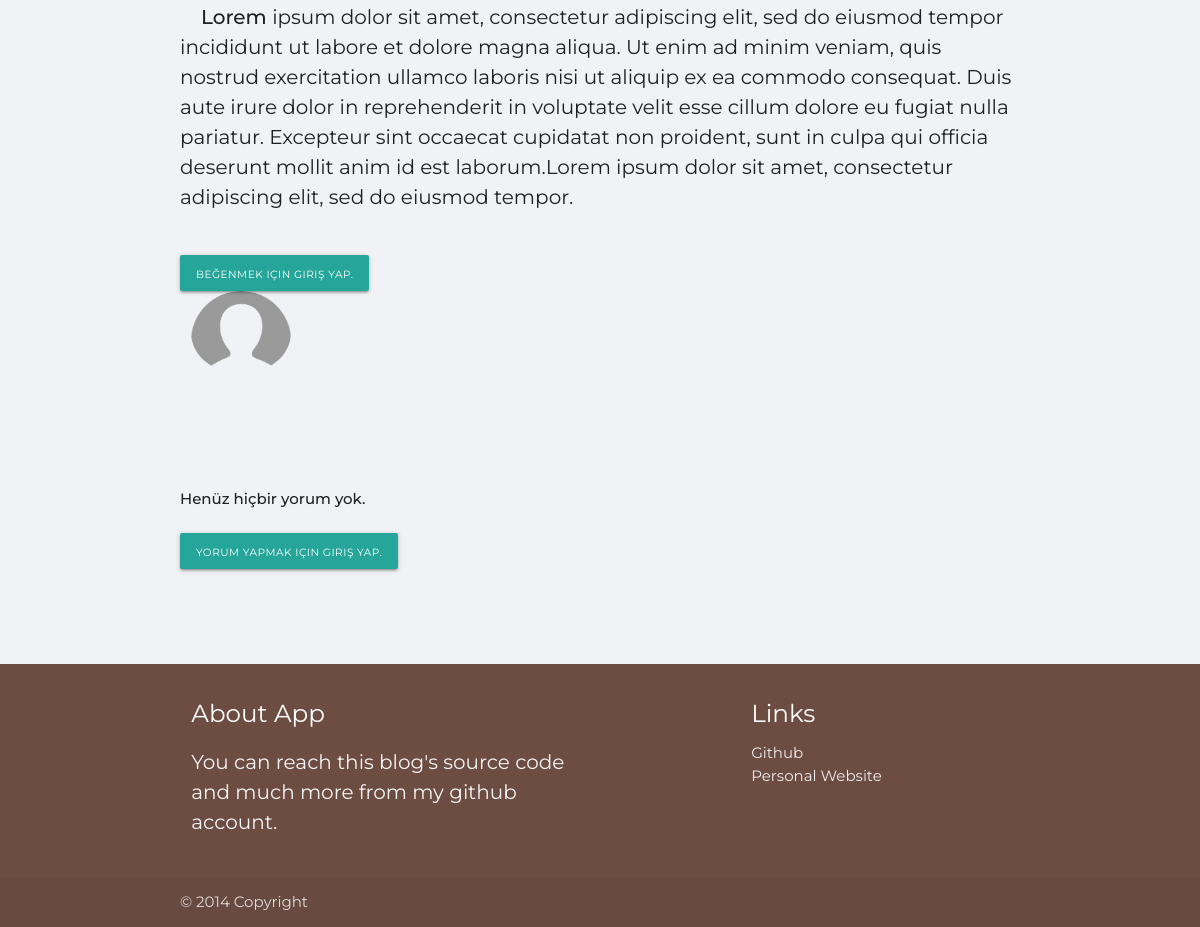
Page /article/5 (lower part) on the earlier database version.
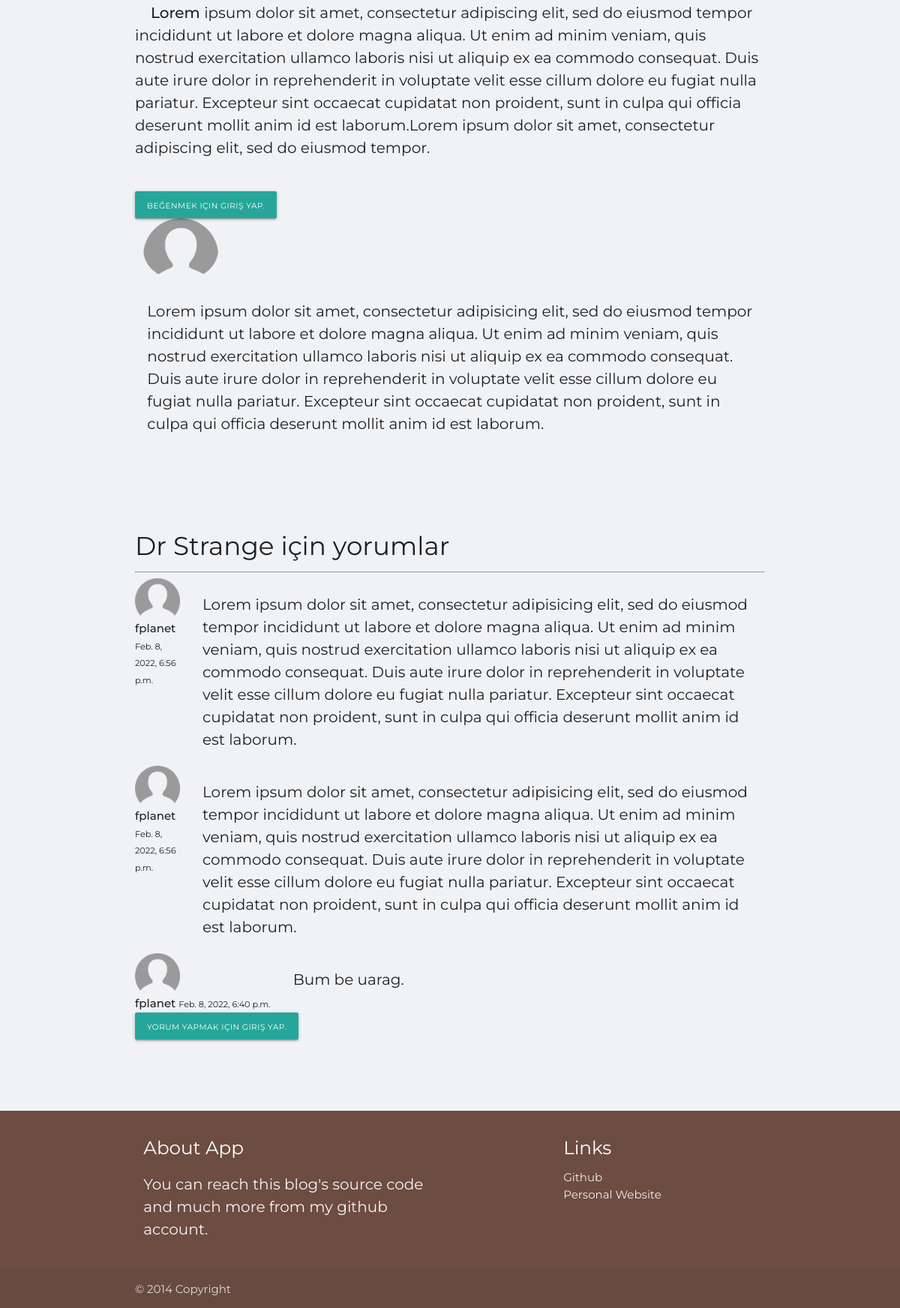
Same page on the later database version.
### blog_post/models.py (models this page shows, shortened)
class Post(models.Model):
    title = models.CharField(max_length=255)
    content = RichTextUploadingField()
    author = models.ForeignKey(User, on_delete=models.CASCADE)
    date_created = models.DateTimeField(default=timezone.now)
    description = models.TextField(max_length=350, default="Will shown at home screen.")
    estimated_reading_time = models.IntegerField(default=0)
    cover = models.ImageField(upload_to="static/covers", blank=True)
    category = models.ForeignKey(Category, on_delete=models.CASCADE)
    likes = models.ManyToManyField(User, blank=True, related_name='likes')

class Comment(models.Model):
    post = models.ForeignKey(Post, on_delete=models.CASCADE, related_name='comments')
    created_by = models.ForeignKey(User, on_delete=models.CASCADE)
    content = models.TextField()
    created_at = models.DateTimeField(default=timezone.now)

### users/models.py (models this page shows, shortened)
class Profile(models.Model):
    user = models.OneToOneField(User, on_delete=models.CASCADE)
    description = models.TextField(blank=True)
    profile_pic = models.ImageField(upload_to="static/profile_pics", blank=True, null=True)
    instagram_url = models.CharField(null=True, blank=True, max_length=300)
    medium_url = models.CharField(null=True, blank=True, max_length=300)

### blog_post/views.py (the view, shortened to what this page needs)
# urls.py: path('article/<int:pk>', articleDetailView.as_view(), name='article-detail'),
class articleDetailView(DetailView):
    model = Post
    template_name = 'article_details.html'
    ordering = ['-date_created']
    def get_context_data(self, **kwargs):
        data = super().get_context_data(**kwargs)
        comments = Comment.objects.filter(post = self.get_object()).order_by('-created_at')
        data['comments'] = comments
        if self.request.user.is_authenticated:
            data['comment_form'] = CommentForm(instance=self.request.user)
        return data

### blog_post/context_processors.py (called while the page is built)
def context_variable(request):
    categories = Category.objects.all()
    return {'categories':categories,}

### blog_post/models.py (called while the page is built)
    def __str__(self):
        return self.name

### blog_post/templates/article_details.html (shortened to what this page needs)
{% extends 'base.html' %}
{% load static %}
{% load crispy_forms_tags %}
{% block main %}
<div class="container container-fluid mt-5 mb-5">
  <p>{{ post.content | safe }}</p>
  <br>
  <div id="toAdd">
    {% if user.is_authenticated %}
        {% if user in post.likes.all %}
          <p><strong>Beğendiğin için teşekkür ederim.</strong></p>
        {% else %}
        <a type="submit" id="like_" data-href="{{ post.get_api_like_url }}" href='{{ post.get_like_url }}' class="btn btn-primary"><i class="fa fa-thumbs-up"> Beğen</i></a>
        {% endif %}
    {% else %}
      <a class="btn btn-outline-info" href="{% url 'login' %}?next={{request.path}}"><small>Beğenmek için giriş yap.</small></a><br>
    {% endif %}
  </div>
</div>
<div class="container container-fluid">
  <div class="row">
    <div class="col">
      {% if post.author.profile.profile_pic %}
        <img src="{{ post.author.profile.profile_pic.url }}" class="rounded-circle profile float-left">
      {% else %}
        <img src="{% static 'default-profile.png' %}"  class="rounded-circle float-left profile">
      {% endif %}
      <p style="margin-left:5px;">{{ post.author.profile.description }}</p>
    </div>
  </div>
</div>
<br>
<div class="container container-fluid">
<br><br>
  {% if comments %}
  <h4 class="text-secondary">{{ post.title }} için yorumlar</h4><hr>
    {% for comment in comments %}
      <div class="comment">
        <span>
          {% if comment.created_by.profile.profile_pic %}
            <img src="{{ comment.created_by.profile.profile_pic.url }}" class="float-left rounded-circle comment-img">
          {% else %}
            <img src="{% static 'default-profile.png' %}" class="comment-img float-left rounded-circle">
          {% endif %}
          <div class="comment-content-meta">
            <strong class="text-info">{{ comment.created_by }}</strong>
            <small class="text-muted">{{ comment.created_at }}</small>
          </div>
        </span>
        <p>{{ comment.content|safe }}</p>
      </div>
    {% endfor %}
  {% else %}
    <strong class="text-secondary">Henüz hiçbir yorum yok.</strong><br><br>
  {% endif %}
  {% if user.is_authenticated %}
  <br><br>
  <h4 class="text-secondary">{{ post.title }} için bir yorum bırak.</h4>
  <form method="POST" id="comment_form">
    {% csrf_token %}
    <div class="form-group">
      {{ comment_form |crispy }}
      <button class="btn btn-info" type="submit">Gönder</button>
    </div>
  </form>
  {% else %}
  <a class="btn btn-outline-info" href="{% url 'login' %}?next={{request.path}}"><small>Yorum yapmak için giriş yap.</small></a><br>
  {% endif %}
</div>
<br><br>
{% endblock %}

Differences in the rows shown:
changed through a linked row, Post: author.profile.description (not shown) → "Lorem ipsum dolor sit amet, consectetur adipisicing elit, sed do eiusmod tempor incididunt ut labore et dolore magna aliqua. Ut enim ad minim veniam, quis nostrud exercitation ullamco laboris nisi ut aliquip ex ea commodo consequat. Duis aute irure dolor in reprehenderit in voluptate velit esse cillum dolore eu fugiat nulla pariatur. Excepteur sint occaecat cupidatat non proident, sunt in culpa qui officia deserunt mollit anim id est laborum."; title (not shown) → "Dr Strange"
added Comment: created_by "fplanet", created_at "Feb. 8, 2022, 6:56 p.m.", content "Lorem ipsum dolor sit amet, consectetur adipisicing elit, sed do eiusmod tempor incididunt ut labore et dolore magna aliqua. Ut enim ad minim veniam, quis nostrud exercitation ullamco laboris nisi ut aliquip ex ea commodo consequat. Duis aute irure dolor in reprehenderit in voluptate velit esse cillum dolore eu fugiat nulla pariatur. Excepteur sint occaecat cupidatat non proident, sunt in culpa qui officia deserunt mollit anim id est laborum."
added Comment: created_by "fplanet", created_at "Feb. 8, 2022, 6:56 p.m.", content "Lorem ipsum dolor sit amet, consectetur adipisicing elit, sed do eiusmod tempor incididunt ut labore et dolore magna aliqua. Ut enim ad minim veniam, quis nostrud exercitation ullamco laboris nisi ut aliquip ex ea commodo consequat. Duis aute irure dolor in reprehenderit in voluptate velit esse cillum dolore eu fugiat nulla pariatur. Excepteur sint occaecat cupidatat non proident, sunt in culpa qui officia deserunt mollit anim id est laborum."
added Comment: created_by "fplanet", created_at "Feb. 8, 2022, 6:40 p.m.", content "Bum be uarag."
Other differences:
text no longer shown: "Henüz hiçbir yorum yok."
text now shown: "için yorumlar"
